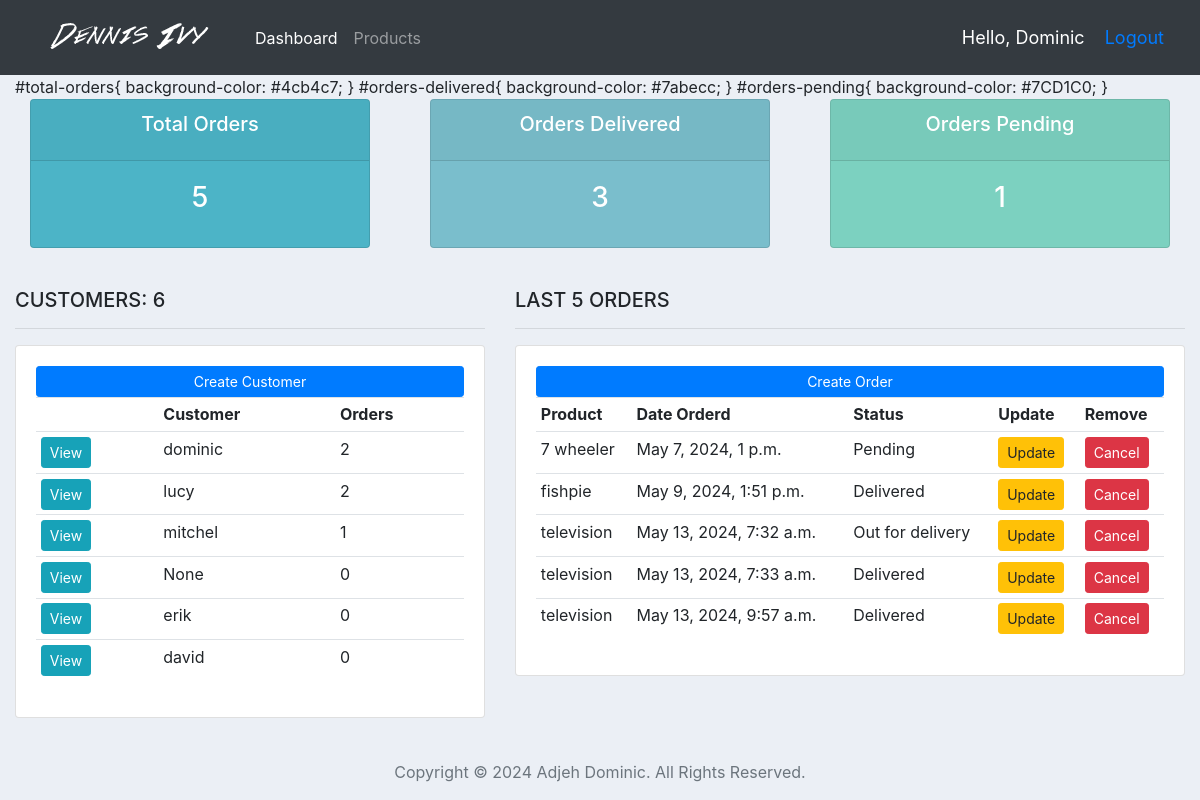
The app's page / (signed in) with its own data.
### mgntApp/models.py (models this page shows, shortened)
class Customer(models.Model):
    user = models.OneToOneField(User, null=True,blank=True, on_delete=models.CASCADE)
    name = models.CharField(max_length=200, null=True)
    phone = models.CharField(max_length=200, null=True)
    email = models.CharField(max_length=200, null=True)
    profile_pic = models.ImageField(default="tega_logo.png", null=True, blank=True)
    date_created = models.DateTimeField(auto_now_add=True, null=True, blank=True)
    @property
    def orders(self):
        order_count = self.order_set.all().count()
        return str(order_count)

class Order(models.Model):
	STATUS = (
			('Pending', 'Pending'),
			('Out for delivery', 'Out for delivery'),
			('Delivered', 'Delivered'),
			)
	customer = models.ForeignKey(Customer, on_delete= models.SET_NULL, null=True)
	product = models.ForeignKey(Product, on_delete= models.SET_NULL, null=True)
	date_created = models.DateTimeField(auto_now_add=True, null=True, blank=True)
	status = models.CharField(max_length=200, null=True, choices=STATUS)

class Product(models.Model):
	CATEGORY = (
			('Indoor', 'Indoor'),
			('Out Door', 'Out Door'),
			)
	name = models.CharField(max_length=200, null=True)
	price = models.FloatField(null=True)
	category = models.CharField(max_length=200, null=True, choices=CATEGORY)
	description = models.TextField()
	date_created = models.DateTimeField(auto_now_add=True, null=True, blank=True)
	def __str__(self):
		return self.name

### mgntApp/decorators.py (the view)
    def wrapper_function(request, *args, **kwargs):
        group =  None
        if request.user.groups.exists():
            group = request.user.groups.all()[0].name
        if group == 'customer':
            return HttpResponseRedirect(reverse('user_page'))
        if group == 'admin':
            return view_func(request, *args, **kwargs)

### mgntApp/views.py (called while the page is built)
@login_required(login_url='login')
@admin_only
def dashboard(request):
	orders = Order.objects.all()
	customers = Customer.objects.all()
	total_customers = customers.count()
	total_orders = orders.count()
	delivered = orders.filter(status='Delivered').count()
	pending = orders.filter(status='Pending').count()
	context = {'customers':customers, 'orders':orders,
	'total_customers':total_customers,'total_orders':total_orders,
	'delivered':delivered, 'pending':pending}
	return render(request, 'accounts/dashboard.html', context)

### mgntApp/templates/accounts/dashboard.html
{% extends 'accounts/main_template.html' %}
{% load static %}
{% block content %}
{% include 'accounts/status_row.html' %}
<br>
<div class="row">
	<div class="col-md-5">
		<h5>CUSTOMERS: {{total_customers}}</h5>
		<hr>
		<div class="card card-body">
			<a class="btn btn-primary  btn-sm btn-block" href="{% url 'create_customer' %}">Create Customer</a>
			<table class="table table-sm">
				<tr>
					<th></th>
					<th>Customer</th>
					<th>Orders</th>
				</tr>
				{% for customer in customers %}
					<tr>
						<td><a href="{% url 'customer' customer.id %}" class="btn btn-sm btn-info">View</a></td>
						<td>{{customer.name}}</td>
						<td>{{customer.orders}}</td>
					</tr>
				{% endfor %}
			</table>
		</div>
	</div>
	<div class="col-md-7">
		<h5>LAST 5 ORDERS</h5>
		<hr>
		<div class="card card-body">
			<a class="btn btn-primary  btn-sm btn-block" href="{% url 'create_order' %}">Create Order</a>
			<table class="table table-sm">
				<tr>
					<th>Product</th>
					<th>Date Orderd</th>
					<th>Status</th>
					<th>Update</th>
					<th>Remove</th>
				</tr>
				{% for order in orders %}
					<tr>
						<td>{{order.product}}</td>
						<td>{{order.date_created}}</td>
						<td>{{order.status}}</td>
						<td><a class="btn btn-sm btn-warning" href="{% url 'update_order' order.id %}">Update</a></td>
						<td><a class="btn btn-sm btn-danger" href="{% url 'delete_order' order.id %}">Cancel</a></td>
					</tr>
				{% endfor %}
			</table>
		</div>
	</div>
</div>
{% endblock content %}

### mgntApp/templates/accounts/main_template.html (shortened to what this page needs)
{% load static %}
<!DOCTYPE html>
<html>
<head>
	<link rel="stylesheet" href="https://stackpath.bootstrapcdn.com/bootstrap/4.3.1/css/bootstrap.min.css">
	<link href="{% static '/css/main.css'  %}" rel="stylesheet" type="text/css">
</head>
<body>
	{% include 'accounts/navbar.html' %}
	<div class="container-fluid">
	{% block content %}
	{% endblock content %}
	</div>
	{% include 'accounts/footer.html' %}
</body>
</html>

### mgntApp/templates/accounts/navbar.html (shortened to what this page needs)
{% load static %}
<nav class="navbar navbar-expand-lg navbar-dark bg-dark">
  <a class="nav-link" href="{% url 'dashboard' %}">
    <img id="logo" src="{% static 'images/logo.png' %}">
  </a>
  <div class="collapse navbar-collapse" id="navbarSupportedContent">
    <ul class="navbar-nav mr-auto">
      {% if request.user.is_staff %}
      <li class="nav-item active">
        <a class="nav-link" href="{% url 'dashboard' %}">Dashboard</a>
      </li>
      <li class="nav-item">
        <a class="nav-link" href="{% url 'products' %}">Products</a>
      </li>
      {% else %}
      <li class="nav-item">
        <a class="nav-link" href="{% url 'account' %}">Settings</a>
      </li>
      {% endif %}
    </ul>
  </div>
  <span class="hello-msg">Hello, {{request.user|capfirst}} </span>
  <span class="hello-msg"><a href="{% url 'logout' %}">Logout</a></span>
</nav>

### mgntApp/templates/accounts/status_row.html
#total-orders{
	background-color: #4cb4c7;
}
#orders-delivered{
	background-color: #7abecc;
}
#orders-pending{
	background-color: #7CD1C0;
}
<br>
<div class="row">
	<div class="col">
		<div class="col-md">
			<div class="card text-center text-white  mb-3" id="total-orders">
			  	<div class="card-header">
			  		<h5 class="card-title">Total Orders</h5>
			  	</div>
			  	<div class="card-body">
			    	<h3 class="card-title">{{total_orders}}</h3>
			  	</div>
			</div>
		</div>
	</div>
	<div class="col">
		<div class="col-md">
			<div class="card text-center text-white  mb-3" id="orders-delivered">
			  	<div class="card-header">
			  		<h5 class="card-title">Orders Delivered</h5>
			  	</div>
			  	<div class="card-body">
			    	<h3 class="card-title">{{delivered}}</h3>
			  	</div>
			</div>
		</div>
	</div>
	<div class="col">
		<div class="col-md">
			<div class="card text-center text-white  mb-3" id="orders-pending">
			  	<div class="card-header">
			  		<h5 class="card-title">Orders Pending</h5>
			  	</div>
			  	<div class="card-body">
			    	<h3 class="card-title">{{pending}}</h3>
			  	</div>
			</div>
		</div>
	</div>
</div>

### mgntApp/templates/accounts/footer.html (shortened to what this page needs)
<footer class="footer">
      <div class="container">
        <p class="text-muted">Copyright &#169; <span id="year"></span> Adjeh Dominic. All Rights Reserved.</p>
      </div>
  </footer>

### mgntApp/static/css/main.css (style rules this page uses)
body { background-color: #ebeff5; }
#total-orders { background-color: #4cb4c7; }
#orders-delivered { background-color: #7abecc; }
#orders-pending { background-color: #7CD1C0; }

### mgntApp/templates/accounts/main_template.html (style rules this page uses)
body { background-color: #ebeff5; }

### mgntApp/templates/accounts/navbar.html (style rules this page uses)
.hello-msg { font-size: 18px; color: #fff; margin-right: 20px; }

### mgntApp/templates/accounts/footer.html (style rules this page uses)
.footer { position: fixed; bottom: 0; width: 100%; text-align: center; }

### records on screen
Customer: name "dominic", orders "2"
Customer: name "lucy", orders "2"
Customer: name "mitchel", orders "1"
Customer: name "None", orders "0"
Customer: name "erik", orders "0"
Customer: name "david", orders "0"
Order: product "7 wheeler", date_created "May 7, 2024, 1 p.m.", status "Pending"
Order: product "fishpie", date_created "May 9, 2024, 1:51 p.m.", status "Delivered"
Order: product "television", date_created "May 13, 2024, 7:32 a.m.", status "Out for delivery"
Order: product "television", date_created "May 13, 2024, 7:33 a.m.", status "Delivered"
Order: product "television", date_created "May 13, 2024, 9:57 a.m.", status "Delivered"

### other values on screen
{{ request.user|capfirst }} "Dominic"
{{ total_orders }} "5"
{{ delivered }} "3"
{{ pending }} "1"
{{ total_customers }} "6"
